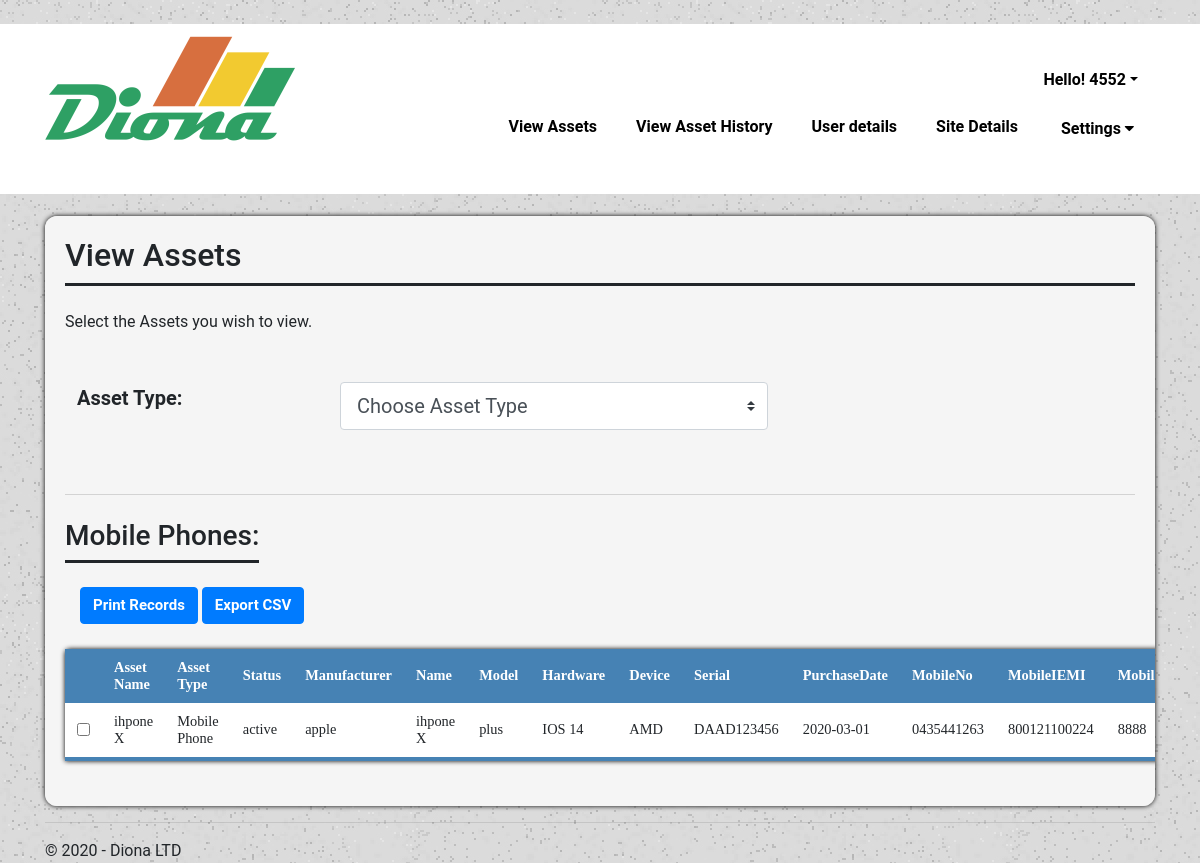
Screenshot of /adminview/mobile (signed in) with the database file from the repository.
### tables this page shows
CREATE TABLE `AssetType` (
                                            `assetType_id` integer,
                                            `assetType_name` TEXT NOT NULL,
                                            PRIMARY KEY (`assetType_id`));

CREATE TABLE `Asset` (
                                            `asset_id` integer,
                                            `assetType_id` integer NOT NULL,
                                            `asset_name` TEXT NOT NULL,
                                            PRIMARY KEY (`asset_id`)
                                            FOREIGN KEY (`assetType_id`) REFERENCES `AssetType` (`assetType_id`));

### EX1/views.py (the view)
@app.route('/adminview/mobile')
def admin_mobile():
    if 'loggedin' in session:
        types = dbHandler.getAllAssetType()
        conn = sqlite3.connect(r"diona.db")
        cur = conn.cursor()
        name_types = cur.execute("SELECT a.asset_id, a.asset_name , t.assetType_name, GROUP_CONCAT(d.key_value) FROM AssetDetails d, AssetType t INNER JOIN Asset a on a.asset_id = d.asset_id AND a.assetType_id = t.assetType_id WHERE t.assetType_name = 'Mobile Phone' GROUP BY a.asset_id")
        rows = name_types.fetchall()
        results = [0 for x in range(len(rows))]
        for x in range(len(rows)):
            results[x] = rows[x][3].split(',')
        cur2 = conn.cursor()
        details_keys = cur2.execute("SELECT a.asset_id, a.asset_name, GROUP_CONCAT(d.key_name) FROM AssetDetails d, AssetType t INNER JOIN Asset a on a.asset_id = d.asset_id AND a.assetType_id = t.assetType_id WHERE t.assetType_name = 'Mobile Phone' GROUP BY a.asset_id")
        return render_template('admin_mobile.html',
                                username=session['id'],
                                title='Admin View',
                                rows = rows,
                                res = results,
                                keys = details_keys.fetchall()[0][2].split(','),
                                type = types,
                                year=datetime.now().year)
    return redirect(url_for('login'))

### EX1/models.py (called while the page is built)
def create_connection(db_file):
    conn = None
    try:
        conn = sqlite3.connect(db_file)
    except Error as e:
        print(e)
    return conn

def getAllAssetType():
    con = create_connection("diona.db")
    try:
        with con:
            cur = con.cursor()
            cur.execute("SELECT DISTINCT assetType_name FROM AssetType")
            rows = cur.fetchall()
            return rows
    except sqlite3.IntegrityError:
        print ("couldn't add data")
    con.close()

### EX1/templates/admin_mobile.html (shortened to what this page needs)
{% extends "layout_admin.html" %}
{% block content %}
<div class="viewContainer">
    <div class="siteHeader">
        <h2>View Assets</h2>
    </div>
    <br>
    <p>Select the Assets you wish to view.</p>
    <br>
    <div class="row">
        <div class="col-3" style="justify-content: center;">
            <label class="col-form-label col-form-label-lg" for="searchBox1"><strong>Asset Type:</strong></label>
        </div>
        <div class="col-5" style="justify-content: center;">
            <select class="custom-select custom-select-lg mb-3" id="searchBox1" onchange="location = this.value;">
                <option selected>Choose Asset Type</option>
            </select>
        </div>
    </div>
    <br>
    <br>
    <div id="loginUserview"></div>
    <br>
    <div class="extendedTable">
        <div class="container" style="overflow-x:auto;">
            <div class="row">
                <div class="siteHeader">
                    <h3>Mobile Phones:</h3>
                </div>
            </div>
            <br>
            <button class="btn btn-primary" onclick="printRecords()">Print Records</button>
            <button id="export" class="btn btn-primary" data-export="export">Export CSV</button>
        </div>
        <table class="view-table" id="tableView">
            <thead>
                <tr>
                    <th scope="row"></th>
                    <th> Asset Name </th>
                    <th> Asset Type </th>
                    {%  for x in keys: %}
                    <th> {{ x }} </th>
                    {% endfor %}
                </tr>
            </thead>
            {%  for row in range(rows|length): %}
            <tbody>
                <tr>
                    <td><input type="checkbox" id="checkBx" name="row-check" value="{{ rows[row][0] }}"></td>
                    <td>{{ rows[row][1] }}</td>
                    <td>{{ rows[row][2] }}</td>
                    {%  for x in res[row]: %}
                    <td>{{ x }}</td>
                    {% endfor %}
                </tr>
            </tbody>
            {% endfor %}
        </table>
    </div>
</div>
        {% endblock %}

### EX1/static/styles.css (style rules this page uses)
body { font-family: Roboto, Arial, sans-serif; background-image: url('/static/image/boxed-bg.jpg'); margin: 0; height: 100%; }
.siteHeader { text-align: left; font-family: Roboto, Arial, sans-serif; font-size: 14px; border-bottom: 3px solid #212529; color: #212529; }
.viewContainer { background-color: #F5F5F5; justify-content: center; padding: 20px; margin-top: 2%; border-bottom:5px; box-shadow: 0 0 5px rgba(0, 0, 0, 15); border-radius: 12px; overflow-x: auto; }
.btn { font-size: 15px; font-weight: bold; }
.row:after { content: ""; display: table; clear: both; }
label { padding-top: 12px; padding-right: 12px; padding-left: 12px; display: inline-block; }
input[type= text], [type= email], select, textarea { width: 100%; padding: 12px; margin: 8px 0; display: inline-block; border: 1px solid #ccc; border-radius: 4px; box-sizing: border-box; resize: vertical; }
.view-table { border-collapse: collapse; margin: 25px 0px; font-size: 0.9em; min-width: 400px; border-radius: 5px 5px 0 0; box-shadow: 0 0 5px rgba(0, 0, 0, 15); font-family: Calibri; }
.view-table thead tr { background-color: #4682B4; color: white; font-weight: bold; }
.view-table thead th { text-align: left; }
.view-table th, .view-table td { padding: 10px 12px; }
.view-table tbody tr { border-bottom: 1px solid #dddddd; }
.view-table tbody:last-of-type { border-bottom: 4px solid #4682B4; }
.view-table tbody { background-color: #f3f3f3; }
.view-table tbody:nth-child(2n) { background-color: white; }
#loginUserview { border-top: lightgrey 1px solid; text-align: center; }
.extendedTable table { width: 100% }

### rows the page displays
AssetType: assetType_name "Mobile Phone", x "active" "apple" "ihpone X" "plus" "IOS 14" "AMD" "DAAD123456" "2020-03-01" "0435441263" "800121100224" "8888"
Asset: asset_name "ihpone X"

### other values shown
{{ username }} "4552"
{{ x }} "Status" "Manufacturer" "Name" "Model" "Hardware" "Device" "Serial" "PurchaseDate" "MobileNo" "MobileIEMI"
